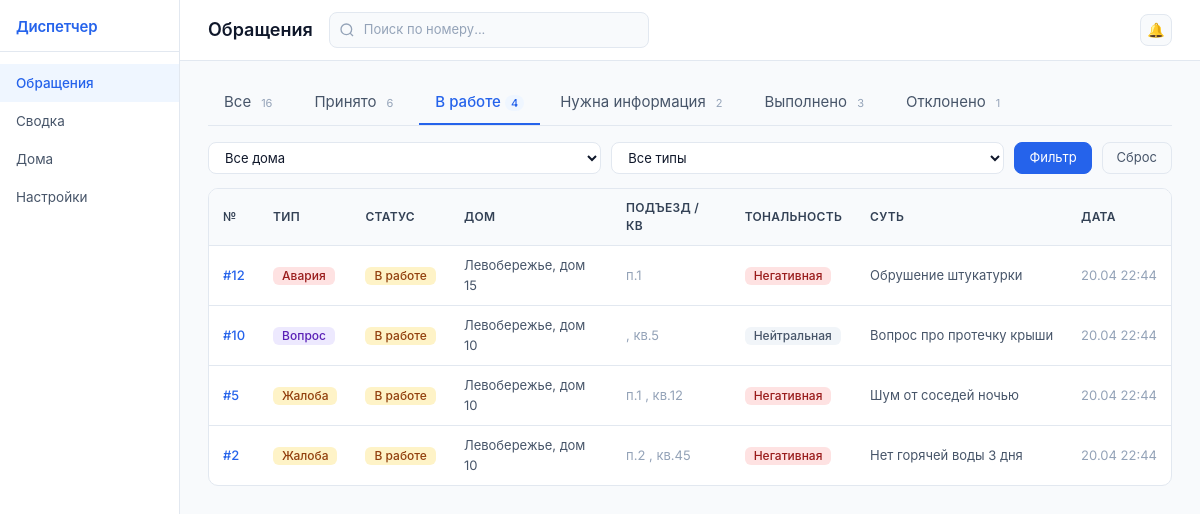
Page /?status=in_progress&house=&type=&search= on the committed database.
### dispatcher/models.py (models this page shows, shortened)
class Request(models.Model):
    STATUS_ACCEPTED = "accepted"
    STATUS_IN_PROGRESS = "in_progress"
    STATUS_NEED_INFO = "need_info"
    STATUS_DONE = "done"
    STATUS_REJECTED = "rejected"
    STATUS_CHOICES = [
        (STATUS_ACCEPTED, "Принято"),
        (STATUS_IN_PROGRESS, "В работе"),
        (STATUS_NEED_INFO, "Нужна информация"),
        (STATUS_DONE, "Выполнено"),
        (STATUS_REJECTED, "Отклонено"),
    ]
    TYPE_EMERGENCY = "emergency"
    TYPE_COMPLAINT = "complaint"
    TYPE_REQUEST = "request"
    TYPE_QUESTION = "question"
    TYPE_PROPOSAL = "proposal"
    TYPE_CHOICES = [
        (TYPE_EMERGENCY, "Авария"),
        (TYPE_COMPLAINT, "Жалоба"),
        (TYPE_REQUEST, "Заявка"),
        (TYPE_QUESTION, "Вопрос"),
        (TYPE_PROPOSAL, "Предложение"),
    ]
    SENTIMENT_NEGATIVE = "negative"
    SENTIMENT_NEUTRAL = "neutral"
    SENTIMENT_POSITIVE = "positive"
    SENTIMENT_CHOICES = [
        (SENTIMENT_NEGATIVE, "Негативная"),
        (SENTIMENT_NEUTRAL, "Нейтральная"),
        (SENTIMENT_POSITIVE, "Позитивная"),
    ]
    number = models.AutoField("Номер обращения", primary_key=True)
    status = models.CharField(
        "Статус", max_length=20, choices=STATUS_CHOICES, default=STATUS_ACCEPTED
    )
    type = models.CharField("Тип", max_length=20, choices=TYPE_CHOICES)
    house = models.ForeignKey(
        House, on_delete=models.CASCADE, verbose_name="Дом", related_name="requests"
    )
    entrance = models.CharField("Подъезд", max_length=10, blank=True, default="")
    apartment = models.CharField("Квартира", max_length=10, blank=True, default="")
    text = models.TextField("Текст обращения")
    media = models.URLField("Медиа", blank=True, default="")
    contact = models.CharField("Контакт", max_length=200, blank=True, default="")
    sentiment = models.CharField(
        "Тональность", max_length=20, choices=SENTIMENT_CHOICES, default=SENTIMENT_NEUTRAL
    )
    summary = models.CharField("Суть", max_length=500, blank=True, default="")
    comment_to_resident = models.TextField("Комментарий жителю", blank=True, default="")
    internal_comment = models.TextField("Внутренний комментарий", blank=True, default="")
    resident_tg_id = models.BigIntegerField("TG ID жителя", blank=True, null=True)
    message_id = models.IntegerField("TG message_id", blank=True, null=True)
    chat_id = models.BigIntegerField("TG chat_id", blank=True, null=True)
    created_at = models.DateTimeField("Создано", auto_now_add=True)
    updated_at = models.DateTimeField("Обновлено", auto_now=True)
    class Meta:
        verbose_name = "Обращение"
        verbose_name_plural = "Обращения"
        ordering = ["-created_at"]

class House(models.Model):
    name = models.CharField("Название дома", max_length=200)
    chat_id = models.BigIntegerField("Telegram chat_id", blank=True, null=True)
    class Meta:
        verbose_name = "Дом"
        verbose_name_plural = "Дома"
        ordering = ["name"]

### dispatcher/views.py (the view)
# urls.py: path("", RequestListView.as_view(), name="request_list"),
class RequestListView(ListView):
    model = Request
    template_name = "dispatcher/request_list.html"
    context_object_name = "requests"
    paginate_by = 20
    def get_template_names(self):
        if self.request.headers.get("HX-Request"):
            return ["dispatcher/_request_table.html"]
        return [self.template_name]
    def get_queryset(self):
        qs = Request.objects.select_related("house")
        status = self.request.GET.get("status")
        if status:
            qs = qs.filter(status=status)
        house = self.request.GET.get("house")
        if house:
            qs = qs.filter(house_id=house)
        req_type = self.request.GET.get("type")
        if req_type:
            qs = qs.filter(type=req_type)
        search = self.request.GET.get("search", "").strip()
        if search:
            try:
                qs = qs.filter(number=int(search))
            except (ValueError, TypeError):
                qs = qs.none()
        return qs
    def get_context_data(self, **kwargs):
        ctx = super().get_context_data(**kwargs)
        ctx["current_status"] = self.request.GET.get("status", "")
        ctx["filter_form"] = RequestFilterForm(self.request.GET)
        ctx["search"] = self.request.GET.get("search", "")
        status_counts = dict(
            Request.objects.values_list("status").annotate(cnt=Count("pk"))
        )
        ctx["status_counts"] = {
            s: status_counts.get(s, 0) for s, _ in Request.STATUS_CHOICES
        }
        ctx["status_counts"]["all"] = Request.objects.count()
        ctx["status_choices"] = Request.STATUS_CHOICES
        return ctx

### dispatcher/forms.py
class RequestFilterForm(forms.Form):
    house = forms.IntegerField(required=False, widget=forms.Select(attrs={"class": "form-select"}))
    type = forms.CharField(required=False, widget=forms.Select(attrs={"class": "form-select"}))
    def __init__(self, *args, **kwargs):
        from dispatcher.models import House
        super().__init__(*args, **kwargs)
        self.fields["house"].widget.choices = [("", "Все дома")] + list(
            House.objects.values_list("pk", "name")
        )
        self.fields["type"].widget.choices = [("", "Все типы")] + list(Request.TYPE_CHOICES)

### dispatcher/templatetags/dispatch_tags.py (called while the page is built)
@register.filter
def get_item(dictionary, key):
    if isinstance(dictionary, dict):
        return dictionary.get(key, 0)
    return 0

### dispatcher/templates/dispatcher/request_list.html (shortened to what this page needs)
{% extends "dispatcher/base.html" %}
{% load dispatch_tags %}
{% block nav_requests %}active{% endblock %}
{% block topbar_title %}Обращения{% endblock %}
{% block content %}
<div class="status-tabs" id="status-tabs">
    <a href="{% url 'request_list' %}?house={{ request.GET.house }}&type={{ request.GET.type }}&search={{ request.GET.search }}"
       hx-get="{% url 'request_list' %}?house={{ request.GET.house }}&type={{ request.GET.type }}&search={{ request.GET.search }}"
       hx-target="#table-area" hx-swap="innerHTML" hx-push-url="true"
       hx-on::after-request="updateTabs(this)"
       class="{% if not current_status %}active{% endif %}">
        Все<span class="tab-count">{{ status_counts.all }}</span>
    </a>
    {% for status_val, status_label in status_choices %}
    <a href="?status={{ status_val }}&house={{ request.GET.house }}&type={{ request.GET.type }}&search={{ request.GET.search }}"
       hx-get="?status={{ status_val }}&house={{ request.GET.house }}&type={{ request.GET.type }}&search={{ request.GET.search }}"
       hx-target="#table-area" hx-swap="innerHTML" hx-push-url="true"
       hx-on::after-request="updateTabs(this)"
       class="{% if current_status == status_val %}active{% endif %}">
        {{ status_label }}<span class="tab-count">{{ status_counts|get_item:status_val }}</span>
    </a>
    {% endfor %}
</div>
<form method="get" class="filter-row" hx-get="{% url 'request_list' %}" hx-target="#table-area" hx-swap="innerHTML" hx-push-url="true"
      hx-on::after-request="syncTabs()">
    <select name="house">
        <option value="">Все дома</option>
    </select>
    <select name="type">
        <option value="">Все типы</option>
    </select>
    <button type="submit" class="btn btn-primary" style="padding:5px 14px;">Фильтр</button>
    <a href="{% url 'request_list' %}" class="btn btn-outline-secondary" style="padding:5px 14px;">Сброс</a>
</form>
<div id="table-area">
{% include "dispatcher/_request_table.html" %}
</div>
{% endblock %}

### dispatcher/templates/dispatcher/_request_table.html (shortened to what this page needs)
<table class="req-table">
    <thead>
        <tr>
            <th>№</th>
            <th>Тип</th>
            <th>Статус</th>
            <th>Дом</th>
            <th>Подъезд / кв</th>
            <th>Тональность</th>
            <th>Суть</th>
            <th>Дата</th>
        </tr>
    </thead>
    <tbody>
    {% for req in requests %}
        <tr data-url="{% url 'request_detail' req.pk %}" onclick="openDetail(this.dataset.url)">
            <td style="font-weight:500;color:var(--primary)" data-label="">#{{ req.number }}</td>
            <td data-label="Тип"><span class="badge badge-type-{{ req.type }}">{{ req.get_type_display }}</span></td>
            <td data-label="Статус"><span class="badge badge-status-{{ req.status }}">{{ req.get_status_display }}</span></td>
            <td data-label="Дом" style="color:var(--text-secondary)">{{ req.house.name }}</td>
            <td data-label="Адрес" style="color:var(--text-muted)">
                {% if req.entrance %}п.{{ req.entrance }}{% endif %}
                {% if req.apartment %}, кв.{{ req.apartment }}{% endif %}
            </td>
            <td data-label="Тональность"><span class="badge badge-sentiment-{{ req.sentiment }}">{{ req.get_sentiment_display }}</span></td>
            <td data-label="Суть" style="color:var(--text-secondary);max-width:220px;overflow:hidden;text-overflow:ellipsis;white-space:nowrap">{{ req.summary|default:req.text }}</td>
            <td data-label="Дата" style="color:var(--text-muted);white-space:nowrap">{{ req.created_at|date:"d.m H:i" }}</td>
        </tr>
    {% endfor %}
    </tbody>
</table>

### dispatcher/templates/dispatcher/base.html (style rules this page uses)
:root { --primary: #2563EB; --primary-hover: #1D4ED8; --primary-light: #EFF6FF; --bg: #F8FAFC; --surface: #FFFFFF; --border: #E2E8F0; --text: #0F172A; --text-secondary: #475569; --text-muted: #94A3B8; --sidebar-w: 180px; --detail-w: 420px; }
* { box-sizing: border-box; }
body { background: var(--bg); color: var(--text); margin: 0; font-family: 'Inter', -apple-system, BlinkMacSystemFont, 'Segoe UI', system-ui, sans-serif; font-size: 14px; }
.status-tabs { display: flex; gap: 4px; padding: 0; margin-bottom: 16px; border-bottom: 1px solid var(--border); }
.status-tabs a { padding: 10px 16px; font-size: 15px; color: var(--text-secondary); text-decoration: none; border-bottom: 2px solid transparent; transition: color .15s, border-color .15s; }
.status-tabs a.active { color: var(--primary); border-bottom-color: var(--primary); font-weight: 500; }
.status-tabs .tab-count { font-size: 11px; background: var(--bg); color: var(--text-muted); padding: 1px 6px; border-radius: 10px; margin-left: 4px; }
.status-tabs a.active .tab-count { background: var(--primary-light); color: var(--primary); }
.filter-row { display: flex; gap: 10px; align-items: center; margin-bottom: 14px; }
.filter-row select, .filter-row input[type=text] { flex: 1; border: 1px solid var(--border); border-radius: 8px; padding: 6px 12px; font-size: 13px; background: var(--surface); color: var(--text); }
.req-table { width: 100%; background: var(--surface); border: 1px solid var(--border); border-radius: 10px; border-collapse: separate; border-spacing: 0; overflow: hidden; }
.req-table thead th { background: var(--bg); color: #334155; font-weight: 600; font-size: 12px; text-transform: uppercase; letter-spacing: .3px; padding: 10px 14px; border-bottom: 1px solid var(--border); }
.req-table tbody tr { cursor: pointer; transition: background .12s; }
.req-table td { padding: 10px 14px; border-bottom: 1px solid var(--border); font-size: 13px; vertical-align: middle; }
.req-table tbody tr:last-child td { border-bottom: none; }
.badge { border: none; font-weight: 500; border-radius: 6px; padding: 3px 9px; font-size: 12px; }
.badge-status-in_progress { background: #FEF3C7; color: #92400E; }
.badge-type-emergency { background: #FEE2E2; color: #991B1B; }
.badge-type-complaint { background: #FEF3C7; color: #92400E; }
.badge-type-question { background: #EDE9FE; color: #5B21B6; }
.badge-sentiment-negative { background: #FEE2E2; color: #991B1B; }
.badge-sentiment-neutral { background: #F1F5F9; color: #475569; }
.btn { font-size: 13px; }
.btn-primary { background: var(--primary); border-color: var(--primary); border-radius: 8px; }
.btn-outline-secondary { border-radius: 8px; color: var(--text-secondary); border-color: var(--border); }
a { color: var(--primary); text-decoration: none; }

### rows in the picture
Request: number "12", type "Авария", status "В работе", house.name "Левобережье, дом 15", entrance "1", sentiment "Негативная", summary "Обрушение штукатурки", created_at "20.04 22:44"
Request: number "10", type "Вопрос", status "В работе", house.name "Левобережье, дом 10", apartment "5", sentiment "Нейтральная", summary "Вопрос про протечку крыши", created_at "20.04 22:44"
Request: number "5", type "Жалоба", status "В работе", house.name "Левобережье, дом 10", entrance "1", apartment "12", sentiment "Негативная", summary "Шум от соседей ночью", created_at "20.04 22:44"
Request: number "2", type "Жалоба", status "В работе", house.name "Левобережье, дом 10", entrance "2", apartment "45", sentiment "Негативная", summary "Нет горячей воды 3 дня", created_at "20.04 22:44"

### other values in the picture
{{ status_counts.all }} "16"
{{ status_label }} "Принято" "В работе" "Нужна информация" "Выполнено" "Отклонено"
{{ status_counts|get_item:status_val }} "6" "4" "2" "3" "1"
